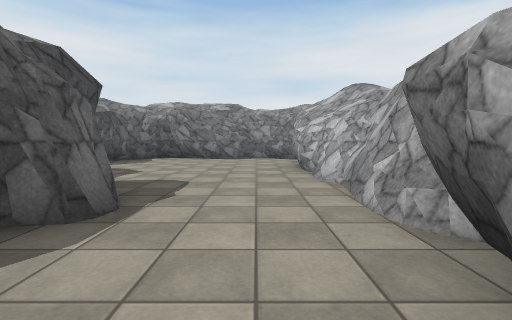
view 1 (above)

16 first-person views from a walk through a scene from a Unity 3-D project. The camera is 1.2 m above the floor, tilts 4° down and sees 85° across. The floor is counted in squares, 2 m on a side. Each view is taken from the middle of a square. On the plan, view 1 faces up. The plan holds only what a view shows up to about 9 squares ahead; the rest is blank. The place goes on beyond the plan. The player character is not drawn. Some animated figures are not drawn. Surface patterns are stand-ins for the level's own textures.

view 2
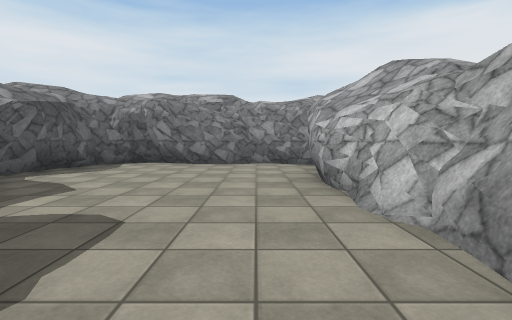

view 3
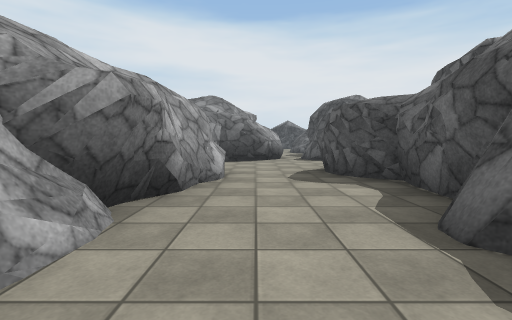

view 4
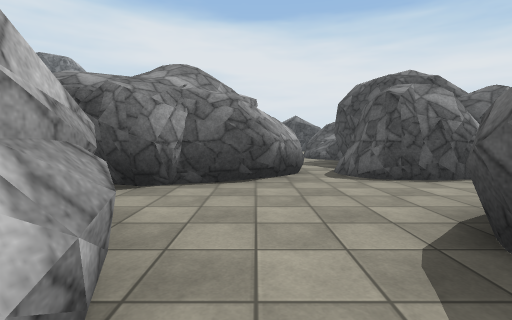

view 5
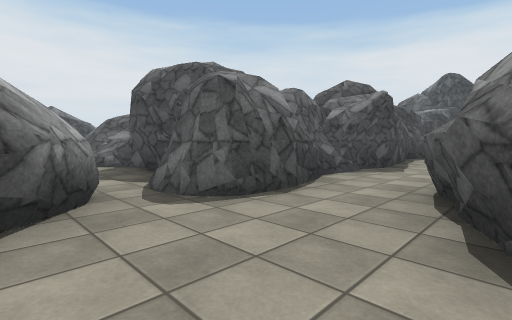

view 6
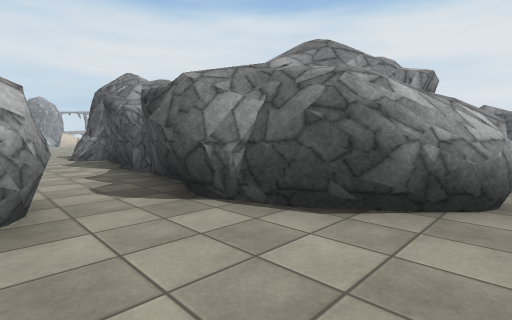

view 7
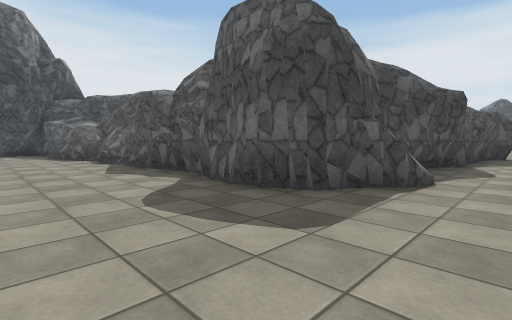

view 8
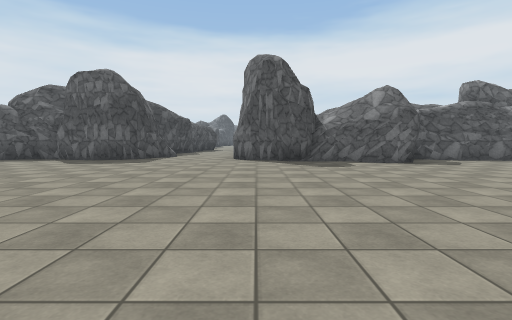

view 9
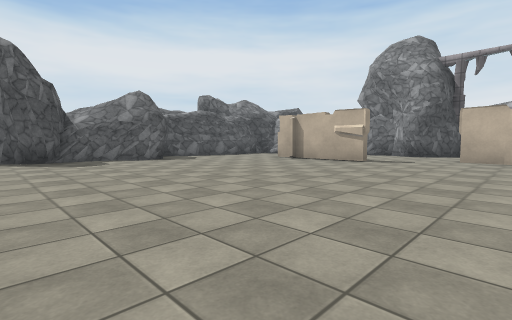

view 10
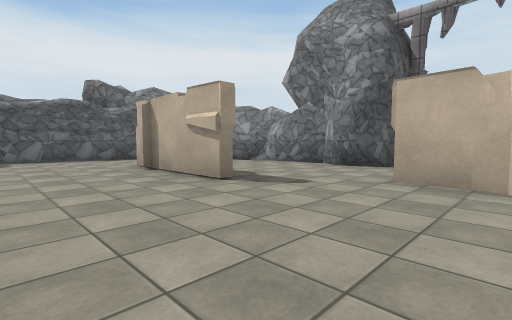

view 11
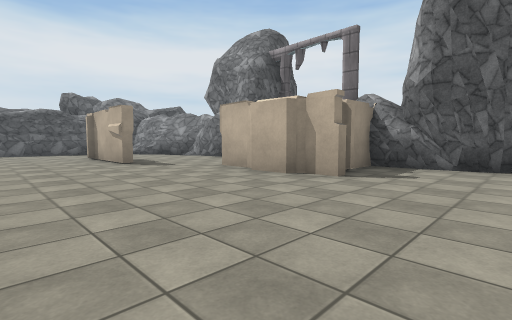

view 12
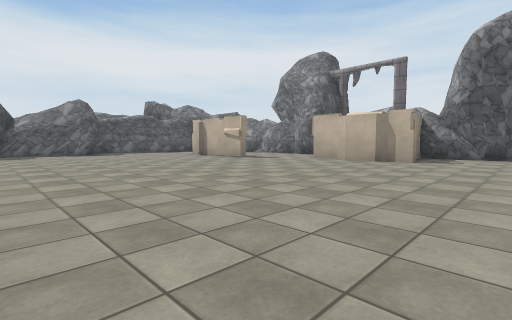

view 13
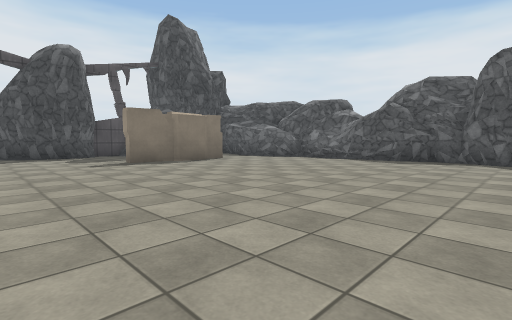

view 14
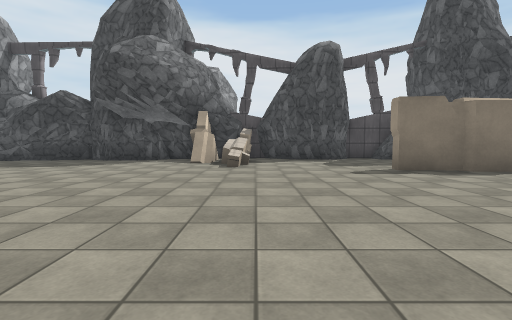

view 15
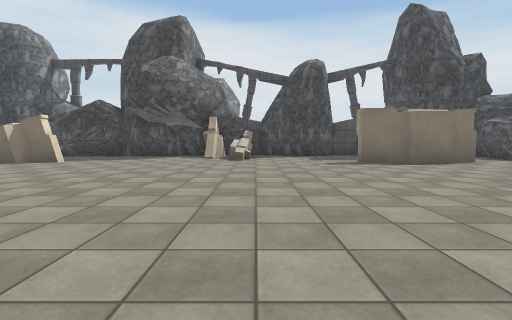

view 16
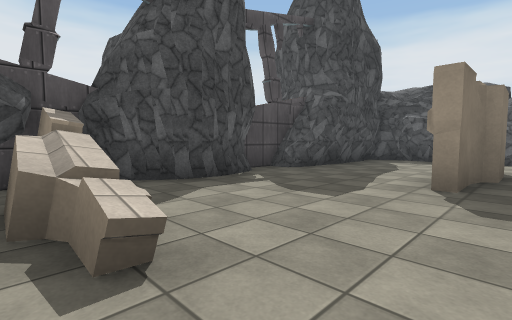

### Floor plan
Key: @ floor where view 1 was taken; # wall or solid block; . floor; = window, fence, low wall or low ledge.
Columns run from 5 left of view 1 to 24 right of it. Each row starts with its distance up from view 1.
 11                    #####  ####
 10  ######           ##....  #...
  9  #.##.#            .....###...
  8  #.....        #    .....#....
  7  #....#        #...###........
  6   ....#        #..............
  5   ....##       #..............
  4    ...##       #..............
  3    #..##       ##.............
  2    #..##        #.............
  1    #..#         #.............
  0    #.@#        ##.............
 -1    #..##       #..........
 -2   ##...#.      .........
 -3 .......................
 -4 .....####.............
 -5 ######  ########.....
 -6                #.........
 -7                #..........
 -8                #...........
 -9                #............
-10                #.............
-11                #..............
-12                #..............
-13                ##.............
-14                 #..###........
-15                 #.......==....
-16                 #........##...
-17                 #####.########
-18                     ### ##

Positions as (right, up) in squares from view 1, and headings:
1: (0, 0), facing up
2: (0, 2), facing up
3: (0, 4), facing down
4: (0, 0), facing down
5: (0, -2), facing down-left
6: (-1, -2), facing down-right
7: (13, -3), facing down-left
8: (19, -1), facing left
9: (20, -1), facing up-left
10: (20, 4), facing up-left
11: (24, 4), facing up-left
12: (24, 0), facing up-left
13: (19, -6), facing down-left
14: (19, -8), facing down
15: (19, -6), facing down
16: (20, -13), facing down-left
